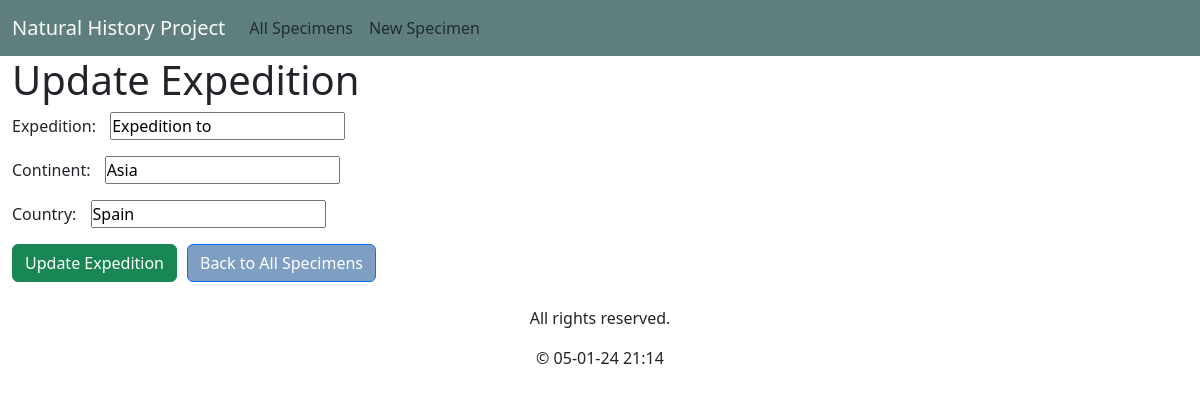
/expedition_update/10/, run on an earlier commit of the app's database.
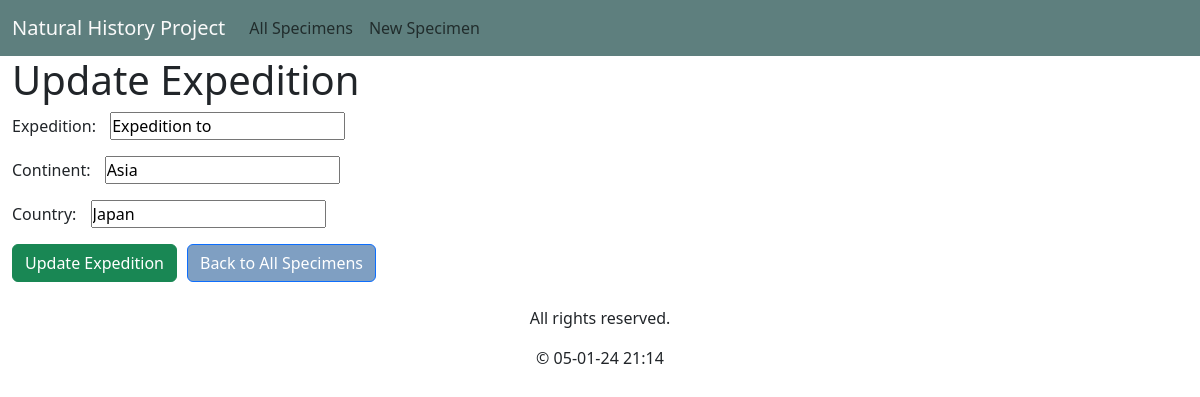
And on a later commit of the database.
### specimen_catalog/models.py (models this page shows, shortened)
class Expedition(models.Model):
    expedition_id = models.AutoField(primary_key=True)
    expedition = models.CharField(max_length=100, null=False, blank=True)
    continent = models.CharField(max_length=50, null=False, blank=True)
    country = models.CharField(max_length=50, null=False, blank=True)

### specimen_catalog/views.py (the view, shortened to what this page needs)
# urls.py: path('expedition_update/<int:pk>/', ExpeditionUpdateView.as_view(), name='expedition_update'),
class ExpeditionUpdateView(View):
    template_name = 'specimen_catalog/expedition_update.html'
    def get(self, request, pk):
        try:
            expedition = get_object_or_404(Expedition, pk=pk)
            form = ExpeditionForm(instance=expedition)
            return render(request, self.template_name, {'form': form, 'expedition': expedition})
        except Http404:
            messages.error(request, "Expedition not found")
            return redirect('all_specimens')

### specimen_catalog/forms.py (shortened to what this page needs)
class ExpeditionForm(forms.ModelForm):
    class Meta:
        model = Expedition
        fields = ['expedition', 'continent', 'country']
        labels = {
            'expedition': 'Expedition',
            'continent': 'Continent',
            'country': 'Country',
        }
    ALLOWED_CONTINENTS = ['Africa', 'Antarctica', 'Asia', 'Europe', 'North America', 'Oceania', 'South America']

### specimen_catalog/templatetags/tags.py (called while the page is built)
@register.simple_tag
def current_datetime():
    now = datetime.now()
    formatted_date = now.strftime("%d-%m-%y %H:%M")
    return formatted_date

### specimen_catalog/templates/specimen_catalog/expedition_update.html (shortened to what this page needs)
{% extends 'specimen_catalog/base.html' %}
{% block content %}
    <h1>Update Expedition</h1>
    <form method="post" action="{% url 'expedition_update' pk=expedition.pk %}">
        {{ form.as_p }}
        <div class="button-container">
            <button type="submit" class="btn btn-success">Update Expedition</button>
            <a href="{% url 'all_specimens' %}" class="btn btn-primary">Back to All Specimens</a>
        </div>
    </form>
{% endblock %}

### specimen_catalog/templates/specimen_catalog/base.html
<body>
    {% include 'specimen_catalog/header.html' %}
    <div class="container">
        {% block content %}{% endblock %}
    </div>
    {% include 'specimen_catalog/footer.html' %}
</body>
</html>

### specimen_catalog/templates/specimen_catalog/header.html (shortened to what this page needs)
<!DOCTYPE html>
<html lang="en">
<head>
    <link href="https://cdn.jsdelivr.net/npm/bootstrap@5.3.0/dist/css/bootstrap.min.css" rel="stylesheet">
    {% load static %}
    <link rel="stylesheet" type="text/css" href="{% static 'specimen_catalog/css/styles.css' %}">
</head>
<nav class="navbar navbar-expand-lg navbar-light bg-light custom-navbar">
    <div class="container-fluid">
        <a class="navbar-brand" href="/">Natural History Project</a>
        <div class="collapse navbar-collapse" id="navbarNav">
            <ul class="navbar-nav">
                <li class="nav-item">
                    <a class="nav-link" href="{% url 'all_specimens' %}">All Specimens</a>
                </li>
                <li class="nav-item">
                    <a class="nav-link" href="{% url 'new_specimen' %}">New Specimen</a>
                </li>
            </ul>
        </div>
    </div>
</nav>

### specimen_catalog/templates/specimen_catalog/footer.html
{% load tags %}
<footer class="text-center mt-4">
    <p>All rights reserved.</p>
    <p>&copy; {% current_datetime %}</p>
</footer>

### specimen_catalog/static/specimen_catalog/css/styles.css (style rules this page uses)
* { margin: 0; padding: 0; box-sizing: border-box; }
html, body { margin: 0; padding: 0; }
form { margin-bottom: 20px; }
label { margin-right: 10px; }
button { margin-top: 10px; padding: 5px 10px; background-color: #6a99ca; color: #fff; cursor: pointer; }
a { color: #7f9fc2; text-decoration: none; }
.container { width: 100%; max-width: none; }
.button-container { display: flex; align-items: baseline; }
.button-container button { margin-right: 10px; }
button { margin-top: 0; }
.btn-primary { background-color: #7f9fc2; }
.custom-navbar { background-color: #5E7F7E !important; }
.navbar-brand { padding-top: var(--bs-navbar-brand-padding-y); padding-bottom: var(--bs-navbar-brand-padding-y); margin-right: var(--bs-navbar-brand-margin-end); font-size: var(--bs-navbar-brand-font-size); color: rgb(250, 250, 250); text-decoration: none; white-space: nowrap; }

What changed in the data, as far as the page shows it:
changed Expedition "Expedition to": country "Spain" → "Japan"
